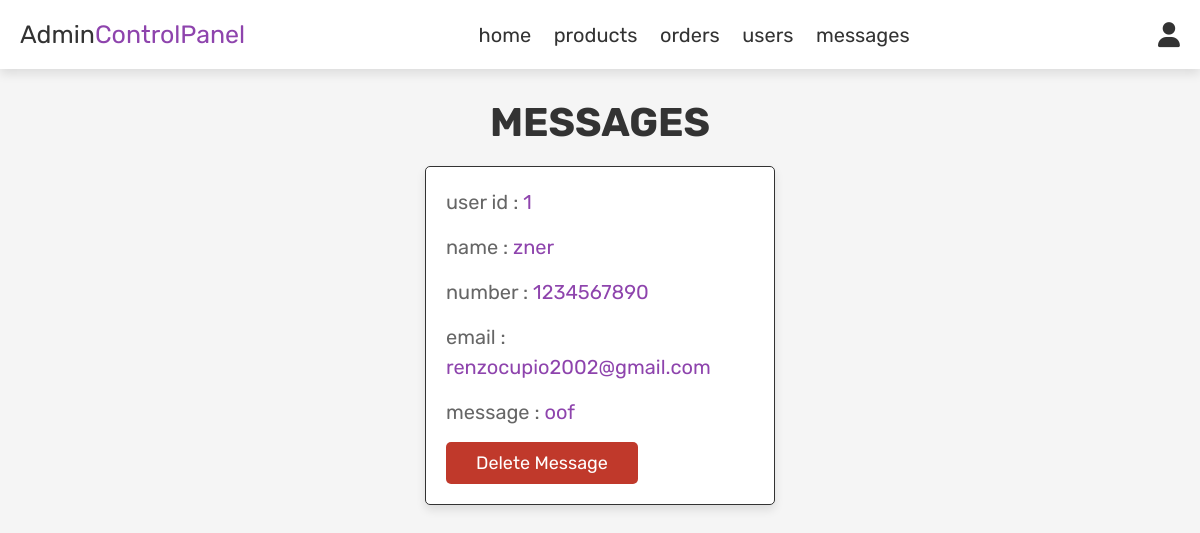
/project/admin_contacts.php (signed in), run on the app's committed database.
### tables this page shows
CREATE TABLE `message` (
  `id` int(100) NOT NULL,
  `user_id` int(100) NOT NULL,
  `name` varchar(100) NOT NULL,
  `email` varchar(100) NOT NULL,
  `number` varchar(12) NOT NULL,
  `message` varchar(500) NOT NULL
);

### project/admin_contacts.php (the view, shortened to what this page needs)
<?php
include 'config.php';
?>
<!DOCTYPE html>
<html lang="en">
<head>
   <link rel="stylesheet" href="https://cdnjs.cloudflare.com/ajax/libs/font-awesome/6.0.0/css/all.min.css">
   <link rel="stylesheet" href="css/admin_style.css">
</head>
<body>
<?php include 'admin_header.php'; ?>
<section class="messages">
   <h1 class="title"> messages </h1>
   <div class="box-container">
   <?php
      $select_message = mysqli_query($conn, "SELECT * FROM `message`") or die('query failed');
      if(mysqli_num_rows($select_message) > 0){
         while($fetch_message = mysqli_fetch_assoc($select_message)){
   ?>
   <div class="box">
      <p> user id : <span><?php echo $fetch_message['user_id']; ?></span> </p>
      <p> name : <span><?php echo $fetch_message['name']; ?></span> </p>
      <p> number : <span><?php echo $fetch_message['number']; ?></span> </p>
      <p> email : <span><?php echo $fetch_message['email']; ?></span> </p>
      <p> message : <span><?php echo $fetch_message['message']; ?></span> </p>
      <a href="admin_contacts.php?delete=<?php echo $fetch_message['id']; ?>" onclick="return confirm('delete this message?');" class="delete-btn">delete message</a>
   </div>
   <?php
      };
   }else{
      echo '<p class="empty">you have no messages!</p>';
   }
   ?>
   </div>
</section>
</body>
</html>

### project/css/admin_style.css (style rules this page uses)
:root { --purple:#8e44ad; --red:#c0392b; --orange:#f39c12; --black:#333; --white:#fff; --light-color:#666; --light-white:#ccc; --light-bg:#f5f5f5; --border:.1rem solid var(--black); --box-shadow:0 .5rem 1rem rgba(0,0,0,.1); }
* { font-family: 'Rubik', sans-serif; margin:0; padding:0; box-sizing: border-box; outline: none; border:none; text-decoration: none; transition:all .2s linear; }
html { font-size: 62.5%; overflow-x: hidden; }
body { background-color: var(--light-bg); }
section { padding:3rem 2rem; }
.title { text-align: center; margin-bottom: 2rem; text-transform: uppercase; color:var(--black); font-size: 4rem; }
.btn, .option-btn, .delete-btn, .white-btn { display: inline-block; margin-top: 1rem; padding:1rem 3rem; cursor: pointer; color:var(--white); font-size: 1.8rem; border-radius: .5rem; text-transform: capitalize; }
.delete-btn { background-color: var(--red); }
.messages .box-container { display: grid; grid-template-columns: repeat(auto-fit, 35rem); justify-content: center; gap:1.5rem; max-width: 1200px; margin:0 auto; align-items: flex-start; }
.messages .box-container .box { background-color: var(--white); padding:2rem; border:var(--border); box-shadow: var(--box-shadow); border-radius: .5rem; }
.messages .box-container .box p { padding-bottom: 1.5rem; font-size: 2rem; color:var(--light-color); line-height: 1.5; }
.messages .box-container .box p span { color:var(--purple); }
.messages .box-container .box .delete-btn { margin-top: 0; }

### data on the page
message: user "1", name "zner", number "1234567890", email "renzocupio2002@gmail.com", message "oof"
